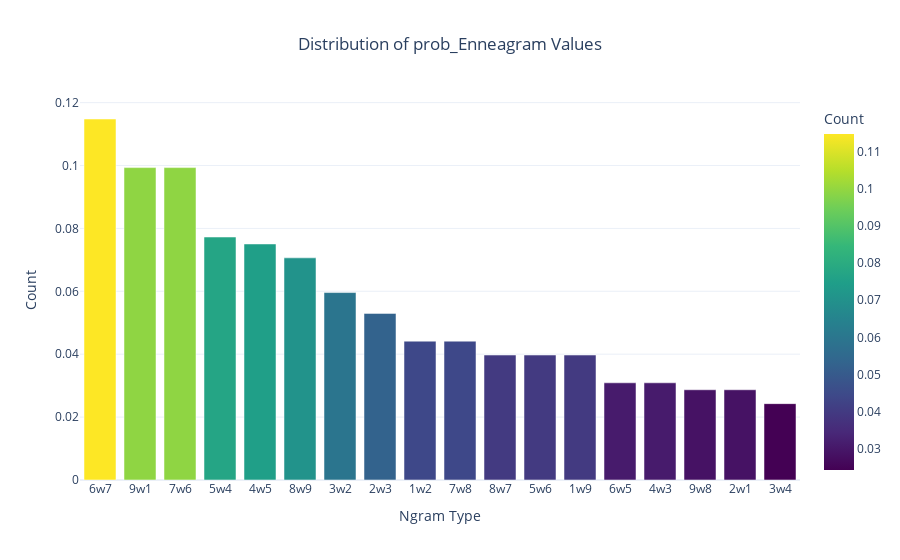

Notebook cell for this chart:
### Code cell
import plotly.express as px

# Assuming df2 is already defined and contains the 'prob_MBTI' column
prob_NGRAM_counts = (df2a['prob_Enneagram'].value_counts()/len( df2a['prob_Enneagram']  )).reset_index()
prob_NGRAM_counts.columns = ['prob_Enneagram', 'count']

# Create the bar plot using Plotly
fig = px.bar(
    prob_NGRAM_counts, 
    x='prob_Enneagram', 
    y='count', 
    title='Distribution of prob_Enneagram Values', 
    labels={'prob_Enneagram': 'Ngram Type', 'count': 'Count'},
    color='count',  # Coloring by count for better visualization
    color_continuous_scale=px.colors.sequential.Viridis  # You can choose other color scales as well
)

# Customize the layout for better aesthetics
fig.update_layout(
    title={'x':0.5, 'xanchor': 'center'},  # Center the title
    xaxis_title='Ngram Type',
    yaxis_title='Count',
    template='plotly_white',  # Using a clean white template
    xaxis=dict(
        tickmode='array',
        tickvals=prob_NGRAM_counts['prob_Enneagram'],
        ticktext=prob_NGRAM_counts['prob_Enneagram'],
        categoryorder='total descending'  # Sorting by count
    )
)

fig.show()

### Figure 1 — Plotly figure (JSON) as saved in the notebook; plotly's stock layout.template omitted (floating-point values rounded to 4 significant figures)
{"data": [{"alignmentgroup": "True", "hovertemplate": "Ngram Type=%{x}<br>Count=%{marker.color}<extra></extra>", "legendgroup": "", "marker": {"color": [0.1148, 0.09934, 0.09934, 0.07726, 0.07506, 0.07064, 0.0596, 0.05298, 0.04415, 0.04415, 0.03974, 0.03974, 0.03974, 0.03091, 0.03091, 0.0287, 0.0287, 0.02428], "coloraxis": "coloraxis", "pattern": {"shape": ""}}, "name": "", "offsetgroup": "", "orientation": "v", "showlegend": false, "textposition": "auto", "type": "bar", "x": ["6w7", "9w1", "7w6", "5w4", "4w5", "8w9", "3w2", "2w3", "1w2", "7w8", "8w7", "5w6", "1w9", "6w5", "4w3", "9w8", "2w1", "3w4"], "xaxis": "x", "y": [0.1148, 0.09934, 0.09934, 0.07726, 0.07506, 0.07064, 0.0596, 0.05298, 0.04415, 0.04415, 0.03974, 0.03974, 0.03974, 0.03091, 0.03091, 0.0287, 0.0287, 0.02428], "yaxis": "y"}], "layout": {"barmode": "relative", "coloraxis": {"colorbar": {"title": {"text": "Count"}}, "colorscale": [[0, "#440154"], [0.1111, "#482878"], [0.2222, "#3e4989"], [0.3333, "#31688e"], [0.4444, "#26828e"], [0.5556, "#1f9e89"], [0.6667, "#35b779"], [0.7778, "#6ece58"], [0.8889, "#b5de2b"], [1, "#fde725"]]}, "legend": {"tracegroupgap": 0}, "title": {"text": "Distribution of prob_Enneagram Values", "x": 0.5, "xanchor": "center"}, "xaxis": {"anchor": "y", "categoryorder": "total descending", "domain": [0, 1], "tickmode": "array", "ticktext": ["6w7", "9w1", "7w6", "5w4", "4w5", "8w9", "3w2", "2w3", "1w2", "7w8", "8w7", "5w6", "1w9", "6w5", "4w3", "9w8", "2w1", "3w4"], "tickvals": ["6w7", "9w1", "7w6", "5w4", "4w5", "8w9", "3w2", "2w3", "1w2", "7w8", "8w7", "5w6", "1w9", "6w5", "4w3", "9w8", "2w1", "3w4"], "title": {"text": "Ngram Type"}}, "yaxis": {"anchor": "x", "domain": [0, 1], "title": {"text": "Count"}}}}
